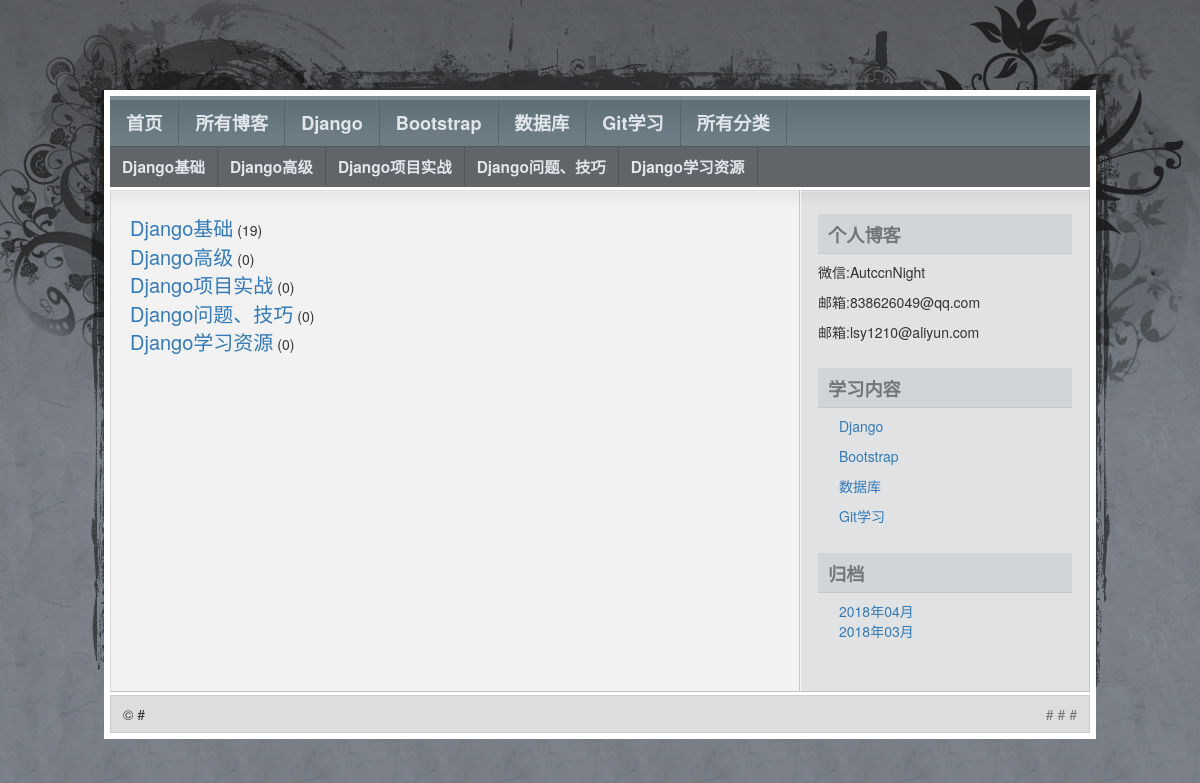
The page /blog/base_categorys.html/1 on the database its author committed.
### blog/models.py (models this page shows, shortened)
class BaseType(models.Model):
    type_name = models.CharField(max_length=50,verbose_name='类型名称')
    class Meta:
        verbose_name = "博客大类型"
        verbose_name_plural = verbose_name
    def __str__(self):
        return self.type_name

class BlogType(models.Model):
    type_name = models.CharField(max_length=50,verbose_name='类型名称')
    base_type = models.ForeignKey(BaseType,null=True,on_delete = models.DO_NOTHING)
    class Meta:
        verbose_name = "博客细类型"
        verbose_name_plural = verbose_name

### blog/views.py (the view)
# urls.py: path('base_categorys.html/<int:pk>', views.base_categorys, name='base_categorys'),
def base_categorys(request,pk):
    base_type_name = BaseType.objects.get(pk = pk)#大类
    base_categorys = BlogType.objects.filter(base_type = base_type_name)
    return render(request,'base_categorys.html',locals())

### blog/views.py (called while the page is built)
def gobal(request):
    base_types = BaseType.objects.all()
    ''' 获取所有的细分类'''
    all_categorys = BlogType.objects.all()
    ''
    ''' 获取大分类下的细分类'''
    ''' 获取所有的日期'''
    all_dates = Blog.objects.dates("created_time", 'month', order='DESC')
    ''' 获取所有的文章'''
    all_blogs = Blog.objects.all().order_by('-created_time')
    ''' 获取最近五篇文章'''
    recent_blogs = all_blogs[:5]
    '''dates(field, kind, order='ASC')三个参数为：字段，类型，和排序方法，ASC（正序）和DESC（倒序）'''
    all_dates = Blog.objects.dates("created_time", 'month', order='DESC')
    return locals()

### mysite/views.py (called while the page is built)
def gobal(request):
    base_types = BaseType.objects.all()
    ''' 获取所有的细分类'''
    all_categorys = BlogType.objects.all()
    ''' 获取所有的日期'''
    all_dates = Blog.objects.dates("created_time", 'month', order='DESC')
    ''' 获取所有的文章'''
    all_blogs = Blog.objects.all().order_by('-created_time')
    ''' 获取最近五篇文章'''
    recent_blogs = all_blogs[:5]
    '''dates(field, kind, order='ASC')三个参数为：字段，类型，和排序方法，ASC（正序）和DESC（倒序）'''
    all_dates = Blog.objects.dates("created_time", 'month', order='DESC')
    return locals()

### templates/base_categorys.html (shortened to what this page needs)
{% extends 'index.html' %}
{% load static from staticfiles %}
{% block sub %}
    <div id="subnav">
        <ul class="tabbed">
            {% for cat in base_categorys %}
            <li class="current_page_item"><a href="{% url 'blog:category_blogs' cat.pk %}">{{cat.type_name}}</a></li>
            {% endfor %}
        </ul>
    </div>
{% endblock %}
{% block left %}
    <div class="left" id="content_wrapper">
        <div id="content">
            {% for category in base_categorys %}
                <div>
                    <a href="{% url 'blog:category_blogs' category.pk %}"><span class="blogtitle">{{ category.type_name }}</span></a>&nbsp;({{ category.blog_set.count }})
                    <br>
                </div>
{%empty%}
            <h3 style="text-align:center;">---暂无详细内容（子分类）---</h3>
            {% endfor %}
        </div>
    </div>
{% endblock %}

### templates/index.html (shortened to what this page needs)
{% load static from staticfiles %}
<!DOCTYPE html>
<html>
<head>
    <link rel="stylesheet" type="text/css" href="{% static 'css/style.css' %}" media="screen"/>
    <link rel="stylesheet" href="https://cdn.bootcss.com/bootstrap/3.3.7/css/bootstrap.min.css"
>
</head>
<body id="top">
<div id="layout_wrapper">
    <div id="layout_wrapper2">
        <div id="layout_wrapper3">
            <div id="layout_wrapper4">
                <div id="navigation">
                    <div id="nav">
                        <ul class="tabbed">
                            <li><a href="{% url 'home' %}">首页</a></li>
                            <li> <a href="{% url 'blog:blog_list' %}">所有博客</a>
                            </li>
                            {% for base in base_types %}
                            <li><a href="{% url 'blog:base_categorys' base.pk %}">{{base.type_name}}</a></li>
                            {% endfor %}
                            <li><a href="{% url 'blog:all_categorys' %}">所有分类</a></li>
                        </ul>
                    </div>
                    {% block sub %}{% endblock %}
                </div>
                <div id="main_wrapper">
                    <div id="main">
                        {% block left %}{% endblock %}
                        <div class="right" id="sidebar_wrapper">
                            <div id="sidebar">
                                <div class="box">
                                    <div class="box_title">个人博客</div>
                                    <div class="box_content">
                                        <p>微信:AutccnNight</p>
                                        <p>邮箱:838626049@qq.com</p>
                                        <p>邮箱:lsy1210@aliyun.com</p>
                                    </div>
                                </div>
                                <div class="box">
                                    <div class="box_title">学习内容</div>
                                    <div class="box_content">
                                        {% for base in base_types%}
                                        <ul>
                                            <li><a href="{% url 'blog:base_categorys' base.pk %}">{{ base.type_name}}</a></li>
                                        </ul>
                                         {% endfor %}
                                    </div>
                                </div>
                                <div class="box">
                                    <div class="box_title">归档</div>
                                    <div class="box_content">
                                        <ul>
                                            {% for date in all_dates %}
                                                <li>
                                                    <a href="{% url 'blog:archieve_blogs' date.year date.month %}">
                                                        {{ date|date:"Y年m月" }}</a>&nbsp;&nbsp;
                                                </li>
                                            {% endfor %}
                                        </ul>
                                    </div>
                                </div>
                            </div>
                        </div>
                    </div>
                </div>
                <div id="footer">
                    <div class="left">
                        &copy; #
                    </div>
                    <div class="right">
                        <a href="#">#</a> # <a href="#">#</a>
                    </div>
                </div>
            </div>
        </div>
    </div>
</div>
</body>
</html>

### static/css/style.css (style rules this page uses)
html, body, div, span, object, iframe, h1, h2, h3, h4, h5, h6, p, blockquote, pre, a, abbr, acronym, address, code, del, dfn, em, img, q, dl, dt, dd, ol, ul, li, fieldset, form, label, legend, table, caption, tbody, tfoot, thead, tr, th, td, textarea, input, select { margin: 0; padding: 0; border: 0; font-weight: inherit; font-style: inherit; font-size: 100%; font-family: inherit; vertical-align: baseline; }
html { height: 100%; padding-bottom: 1px; }
body { background: #797E84 url('img/body.jpg'); color: #444; font: normal 80% sans-serif; line-height: 1.5; }
p { margin-bottom: 1em; }
a { color: #357; text-decoration: underline; }
ul, ol { margin: 0 1.5em 1.5em 1.5em; }
ul { list-style-type: disc; }
ul.tabbed { display: inline; margin: 0; }
ul.tabbed li { float: left; list-style: none; margin: 0; }
.left,.alignleft { float: left; }
.right,.alignright { float: right; }
.box { margin-bottom: 0.6em; }
.box_title { background: #D2D5D8; border-bottom: 1px solid #C6C9CB; color: #70767A; font: bold 1.3em sans-serif; padding: 7px 10px 6px; }
.box_content { padding: 8px 0 8px; }
.box li:first-child { border-top: none; }
#layout_wrapper { background: url('img/layout_wrapper.jpg') repeat-x; padding-bottom: 16px; }
#layout_wrapper2 { background: url('img/layout_wrapper2.jpg') no-repeat center top; padding-top: 90px; }
#layout_wrapper3 { background: #FFF; margin: 0 auto; width: 992px; }
#layout_wrapper4 { padding: 6px; }
#navigation { background: #6E7D85 url('img/navigation.gif') repeat-x; margin-bottom: 3px; padding-top: 4px; }
#navigation a { color: #E0E6EA; display: block; font-weight: bold; text-decoration: none; }
#nav li { border-right: 1px solid #54646C; }
#nav a { font-size: 1.3em; padding: 10px 16px; }
#subnav { border-top: 1px solid #555A5F; background: #60656A; }
#subnav li { border-right: 1px solid #50555A; }
#subnav a { font-size: 1.1em; padding: 9px 12px; }
#main_wrapper { background: url('img/main_wrapper.gif') repeat-y; border-bottom: 1px solid #C3C4C1; margin-bottom: 3px; }
#main { background: url('img/main.gif') no-repeat; padding: 24px 0; }
#content_wrapper { width: 690px; }
#content { padding: 0 20px; }
#sidebar_wrapper { width: 290px; }
#sidebar { padding: 0 18px; }
#footer { background: #DDD; border: 1px solid #CCC; padding: 8px 12px; }
#footer .right, #footer .right a { color: #777; text-decoration: none; }

### templates/index.html (style rules this page uses)
li { list-style: none; }

### templates/base_categorys.html (style rules this page uses)
span.blogtitle { font-size: 20px; #font-family: '宋体' }

### rows shown on the page
BaseType: type_name "Django"
BaseType: type_name "Bootstrap"
BaseType: type_name "数据库"
BaseType: type_name "Git学习"
BlogType: type_name "Django基础", blog_set.count "19"
BlogType: type_name "Django高级", blog_set.count "0"
BlogType: type_name "Django项目实战", blog_set.count "0"
BlogType: type_name "Django问题、技巧", blog_set.count "0"
BlogType: type_name "Django学习资源", blog_set.count "0"

### other values the page prints
{{ date|date:"Y年m月" }} "2018年04月" "2018年03月"
